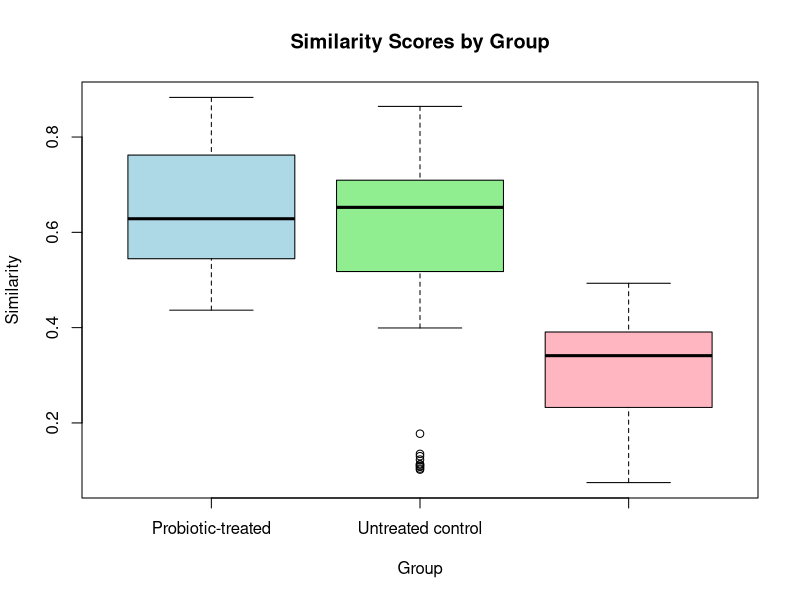

Generate this figure with R:
# 1. Import the CSV file
data <- read.csv("D16.csv")

# 1b. Rename group labels for plotting
data$group_label <- tolower(data$group)
data$group_label[data$group_label == "within_pro"] <- "Probiotic-treated"
data$group_label[data$group_label == "within_ctr"] <- "Untreated control"
data$group_label[data$group_label == "between"] <- "Probiotic-treated vs. Untreated control"
data$group_label <- factor(
  data$group_label,
  levels = c(
    "Probiotic-treated",
    "Untreated control",
    "Probiotic-treated vs. Untreated control"
  )
)

# 2. Save the box plot in the project root folder
output_file <- file.path(getwd(), "boxplot.png")
png(filename = output_file, width = 1000, height = 700, res = 120)

# The '~' tells R to plot 'similarity' broken down by 'group'
boxplot(similarity ~ group_label, data = data,
        main = "Similarity Scores by Group",  # Title of the plot
        xlab = "Group",                       # X-axis label
        ylab = "Similarity",                  # Y-axis label
        col = c("lightblue", "lightgreen", "lightpink")) # Box colors

dev.off()
cat("Saved boxplot to:", output_file, "\n")
